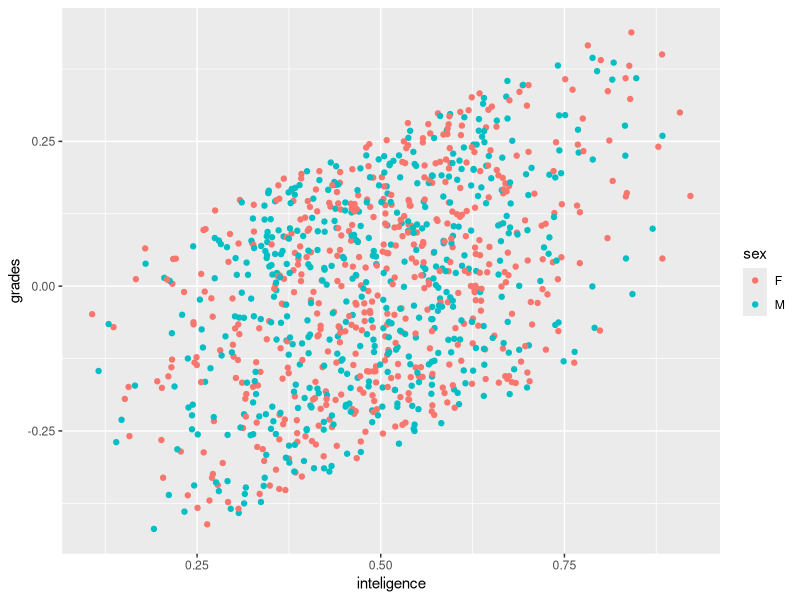
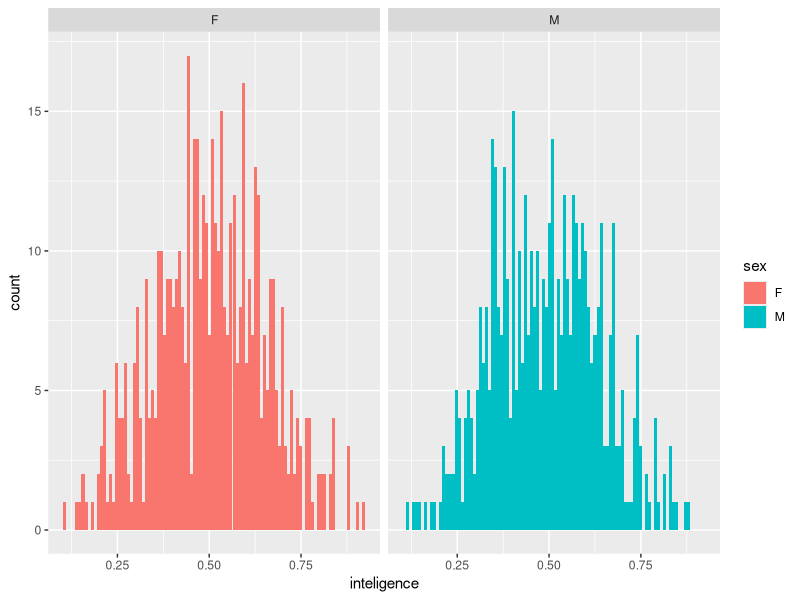
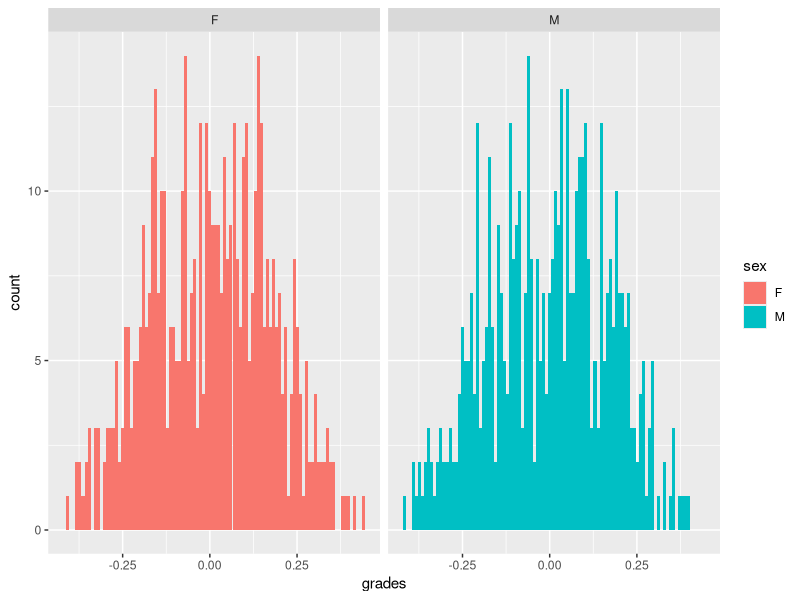

Write the R code that produced these figures, in order.
## ---- chunk 1
knitr::opts_chunk$set(collapse = TRUE)
## ---- chunk 2
library("tidyverse")
students <- 1000
inteligence <- rbeta(students, 5, 5)
sex <- sample(c("F","M"), students, replace = TRUE)
simulation <- data.frame(student = 1:students,
           inteligence = inteligence,
           sex = sex) %>% 
  mutate(grades = inteligence + runif(students))

scale01 <- function(x) {
  m <- max(abs(x))
  mm <- mean(x, na.rm = TRUE)
  (x - mm)/m
}
simulation$grades <- scale01(simulation$grades)
simulation %>% 
  ggplot() +
  geom_point(aes(inteligence, grades, col = sex))
## ---- chunk 3
simulation %>% 
  ggplot() +
  geom_histogram(aes(inteligence, fill = sex), bins = 100) +
  facet_wrap(~sex)
simulation %>% 
  ggplot() +
  geom_histogram(aes(grades, fill = sex), bins = 100) +
  facet_wrap(~sex)
